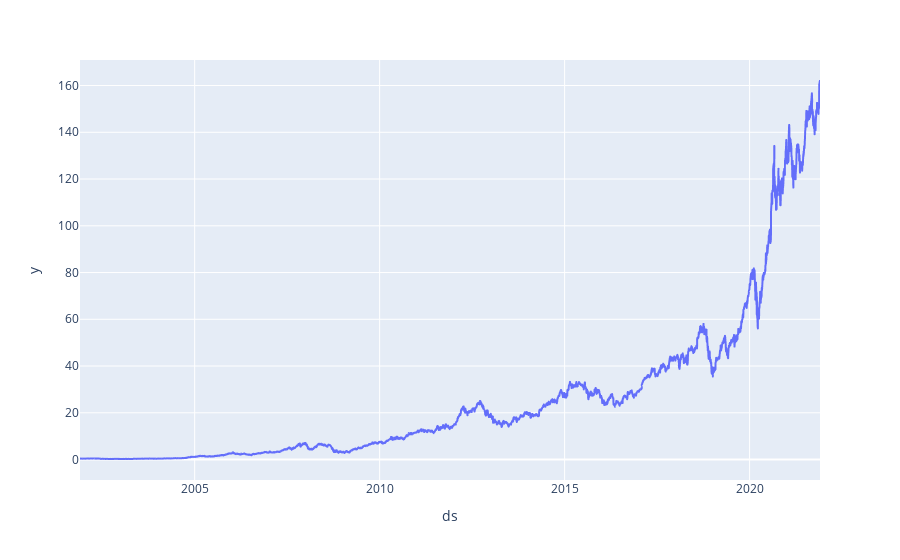

The notebook cell this image was saved under:
### Markdown cell above
We have twenty years of data, as we requested to Yahoo when we got our data.

The Apple price over time looks like this:

### Code cell
px.line(apple, x='ds', y='y')

### Figure 1 — Plotly figure (JSON) as saved in the notebook; plotly's stock layout.template omitted (floating-point values rounded to 4 significant figures; data arrays with more than 128 entries replaced by an {"elided": "..."} marker saying what was removed)
{"data": [{"hovertemplate": "ds=%{x}<br>y=%{y}<extra></extra>", "legendgroup": "", "line": {"color": "#636efa", "dash": "solid"}, "marker": {"symbol": "circle"}, "mode": "lines", "name": "", "showlegend": false, "type": "scattergl", "x": {"elided": "5037 str values"}, "xaxis": "x", "y": {"elided": "5037 float values"}, "yaxis": "y"}], "layout": {"legend": {"tracegroupgap": 0}, "margin": {"t": 60}, "xaxis": {"anchor": "y", "domain": [0, 1], "title": {"text": "ds"}}, "yaxis": {"anchor": "x", "domain": [0, 1], "title": {"text": "y"}}}}
